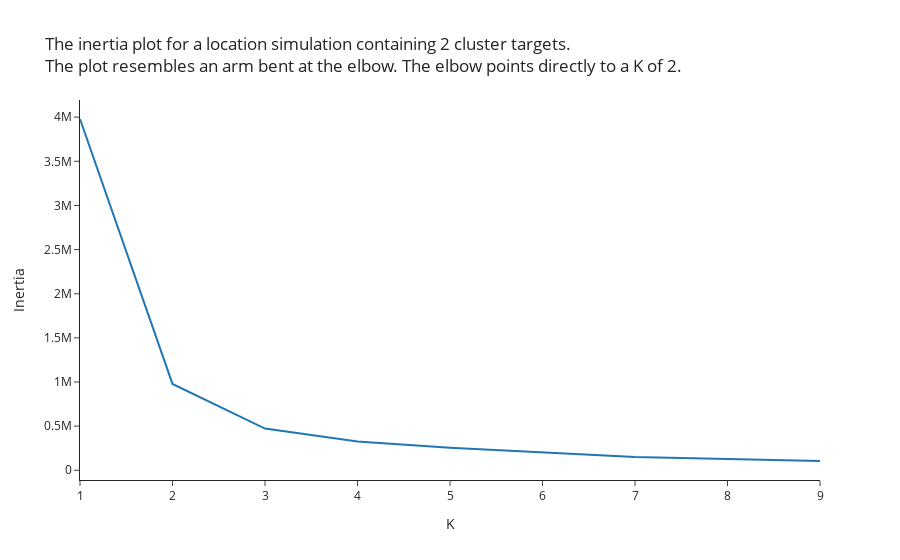

Notebook source saved alongside this figure:
### Code cell
locations = [[df.latitude.tolist()[i],
              df.longitude.tolist()[i]] for i in range(len(df.latitude))]

k_values = range(1, 10)

inertia_values = [KMeans(k).fit(locations).inertia_ for k in k_values]

px.line(x=k_values, 
        y=inertia_values, 
        labels={'x': 'K', 
                'y': 'Inertia'},
        title='The inertia plot for a location simulation containing 2 cluster targets.<br>The plot resembles an arm bent at the elbow. The elbow points directly to a K of 2. ',
        
       )

### Figure 1 — Plotly figure (JSON) as saved in the notebook; plotly's stock layout.template omitted (floating-point values rounded to 4 significant figures)
{"data": [{"hovertemplate": "K=%{x}<br>Inertia=%{y}<extra></extra>", "legendgroup": "", "line": {"color": "#1F77B4", "dash": "solid"}, "mode": "lines", "name": "", "orientation": "v", "showlegend": false, "type": "scatter", "x": [1, 2, 3, 4, 5, 6, 7, 8, 9], "xaxis": "x", "y": [3979000.0, 978300.0, 472600.0, 327300.0, 255900.0, 199900.0, 150800.0, 127700.0, 105000.0], "yaxis": "y"}], "layout": {"legend": {"tracegroupgap": 0}, "title": {"text": "The inertia plot for a location simulation containing 2 cluster targets.<br>The plot resembles an arm bent at the elbow. The elbow points directly to a K of 2. "}, "xaxis": {"anchor": "y", "domain": [0, 1], "title": {"text": "K"}}, "yaxis": {"anchor": "x", "domain": [0, 1], "title": {"text": "Inertia"}}}}
